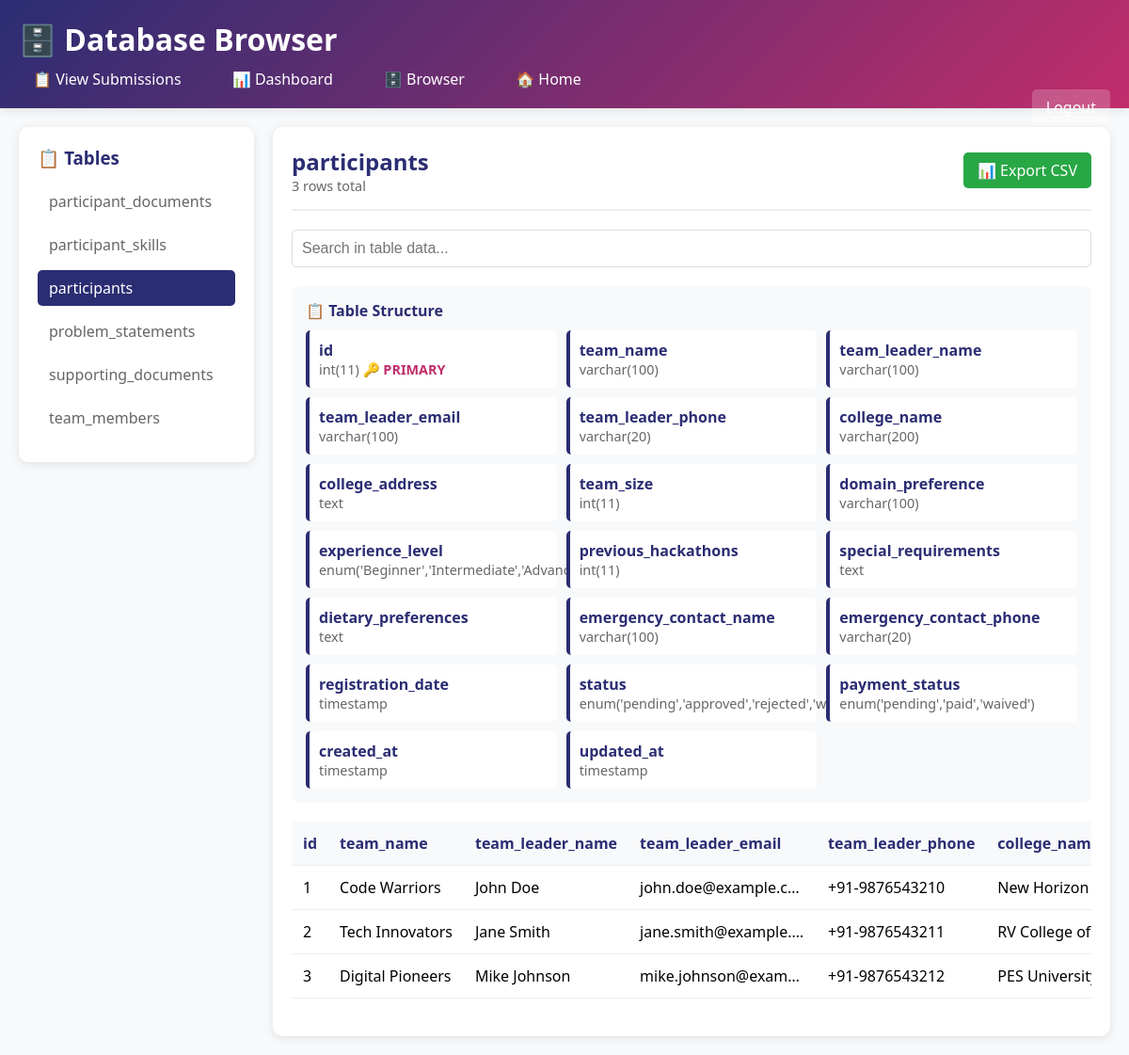
The page /admin/database_browser.php?table=participants (signed in) on the database its author committed.
### tables this page shows
CREATE TABLE IF NOT EXISTS participants (
    id INT AUTO_INCREMENT PRIMARY KEY,
    team_name VARCHAR(100) NOT NULL,
    team_leader_name VARCHAR(100) NOT NULL,
    team_leader_email VARCHAR(100) NOT NULL UNIQUE,
    team_leader_phone VARCHAR(20) NOT NULL,
    college_name VARCHAR(200) NOT NULL,
    college_address TEXT,
    team_size INT NOT NULL CHECK (team_size BETWEEN 2 AND 4),
    domain_preference VARCHAR(100),
    experience_level ENUM('Beginner', 'Intermediate', 'Advanced') DEFAULT 'Beginner',
    previous_hackathons INT DEFAULT 0,
    special_requirements TEXT,
    dietary_preferences TEXT,
    emergency_contact_name VARCHAR(100),
    emergency_contact_phone VARCHAR(20),
    registration_date TIMESTAMP DEFAULT CURRENT_TIMESTAMP,
    status ENUM('pending', 'approved', 'rejected', 'waitlist') DEFAULT 'pending',
    payment_status ENUM('pending', 'paid', 'waived') DEFAULT 'pending',
    created_at TIMESTAMP DEFAULT CURRENT_TIMESTAMP,
    updated_at TIMESTAMP DEFAULT CURRENT_TIMESTAMP ON UPDATE CURRENT_TIMESTAMP
);

### admin/database_browser.php (the view, shortened to what this page needs)
        <?php
try {
    $pdo = getDBConnection();
    $tables = [];
    if (DB_TYPE === 'mysql') {
        $stmt = $pdo->query("SHOW TABLES");
        while ($row = $stmt->fetch(PDO::FETCH_NUM)) {
            $tables[] = $row[0];
        }
    } else {
        $stmt = $pdo->query("SELECT name FROM sqlite_master WHERE type='table'");
        while ($row = $stmt->fetch()) {
            $tables[] = $row['name'];
        }
    }
    $selectedTable = $_GET['table'] ?? '';
    $tableData = [];
    $tableColumns = [];
    $tableInfo = [];
    if ($selectedTable && in_array($selectedTable, $tables)) {
        if (DB_TYPE === 'mysql') {
            $stmt = $pdo->query("DESCRIBE `$selectedTable`");
            $tableColumns = $stmt->fetchAll();
            $stmt = $pdo->query("SELECT COUNT(*) as count FROM `$selectedTable`");
            $tableInfo['row_count'] = $stmt->fetch()['count'];
        } else {
            $stmt = $pdo->query("PRAGMA table_info(`$selectedTable`)");
            $tableColumns = $stmt->fetchAll();
            $stmt = $pdo->query("SELECT COUNT(*) as count FROM `$selectedTable`");
            $tableInfo['row_count'] = $stmt->fetch()['count'];
        }
        $page = max(1, (int)($_GET['page'] ?? 1));
        $limit = 50;
        $offset = ($page - 1) * $limit;
        $stmt = $pdo->query("SELECT * FROM `$selectedTable` LIMIT $limit OFFSET $offset");
        $tableData = $stmt->fetchAll();
        $tableInfo['total_pages'] = ceil($tableInfo['row_count'] / $limit);
        $tableInfo['current_page'] = $page;
    }
} catch (Exception $e) {
    die("Error: " . $e->getMessage());
}
?>
<!DOCTYPE html>
<html lang="en">
<head>
</head>
<body>
    <div class="header">
        <h1>🗄️ Database Browser</h1>
        <div class="header-nav">
            <a href="view_submissions.php">📋 View Submissions</a>
            <a href="database_dashboard.php">📊 Dashboard</a>
            <a href="database_browser.php">🗄️ Browser</a>
            <a href="../index.html">🏠 Home</a>
        </div>
        <a href="?logout=1" class="logout">Logout</a>
    </div>
    <div class="container">
        <div class="sidebar">
            <h3>📋 Tables</h3>
            <ul class="table-list">
                <?php foreach ($tables as $table): ?>
                <li>
                    <a href="?table=<?= urlencode($table) ?>"
                       class="<?= $selectedTable === $table ? 'active' : '' ?>">
                        <?= htmlspecialchars($table) ?>
                    </a>
                </li>
                <?php endforeach; ?>
            </ul>
        </div>
        <div class="main-content">
            <?php if ($selectedTable): ?>
                <div class="table-header">
                    <div>
                        <h2 class="table-title"><?= htmlspecialchars($selectedTable) ?></h2>
                        <div class="table-stats">
                            <?= number_format($tableInfo['row_count']) ?> rows total
                        </div>
                    </div>
                    <div>
                        <a href="?table=<?= urlencode($selectedTable) ?>&export=csv" class="export-btn">📊 Export CSV</a>
                    </div>
                </div>
                <div class="column-info">
                    <h4>📋 Table Structure</h4>
                    <div class="column-grid">
                        <?php foreach ($tableColumns as $column): ?>
                        <div class="column-item">
                            <div class="column-name">
                                <?= htmlspecialchars(DB_TYPE === 'mysql' ? $column['Field'] : $column['name']) ?>
                            </div>
                            <div class="column-type">
                                <?= htmlspecialchars(DB_TYPE === 'mysql' ? $column['Type'] : $column['type']) ?>
                                <?php if (DB_TYPE === 'mysql' && $column['Key'] === 'PRI'): ?>
                                    <span style="color: #c12d6b; font-weight: bold;">🔑 PRIMARY</span>
                                <?php endif; ?>
                            </div>
                        </div>
                        <?php endforeach; ?>
                    </div>
                </div>
                <?php if (!empty($tableData)): ?>
                <div style="overflow-x: auto;">
                    <table class="data-table">
                        <thead>
                            <tr>
                                <?php foreach (array_keys($tableData[0]) as $column): ?>
                                <th><?= htmlspecialchars($column) ?></th>
                                <?php endforeach; ?>
                            </tr>
                        </thead>
                        <tbody>
                            <?php foreach ($tableData as $row): ?>
                            <tr>
                                <?php foreach ($row as $value): ?>
                                <td title="<?= htmlspecialchars($value) ?>">
                                    <?php if (is_null($value)): ?>
                                        <em style="color: #999;">NULL</em>
                                    <?php elseif (strlen($value) > 50): ?>
                                        <?= htmlspecialchars(substr($value, 0, 50)) ?>...
                                    <?php else: ?>
                                        <?= htmlspecialchars($value) ?>
                                    <?php endif; ?>
                                </td>
                                <?php endforeach; ?>
                            </tr>
                            <?php endforeach; ?>
                        </tbody>
                    </table>
                </div>
                <?php endif; ?>
            <?php endif; ?>
        </div>
    </div>
</body>
</html>

### admin/database_browser.php (style rules this page uses)
* { margin: 0; padding: 0; box-sizing: border-box; }
body { font-family: 'Segoe UI', Tahoma, Geneva, Verdana, sans-serif; background: #f8f9fa; }
.header { background: linear-gradient(135deg, #2b2d73, #c12d6b); color: white; padding: 20px; box-shadow: 0 2px 10px rgba(0,0,0,0.1); }
.header h1 { margin: 0; font-size: 2em; }
.header-nav { margin-top: 10px; }
.header-nav a { color: white; text-decoration: none; margin-right: 20px; padding: 8px 15px; border-radius: 5px; transition: background 0.3s; }
.logout { float: right; background: rgba(255,255,255,0.2); color: white; padding: 8px 15px; text-decoration: none; border-radius: 5px; }
.container { max-width: 1400px; margin: 0 auto; padding: 20px; }
.sidebar { width: 250px; background: white; border-radius: 10px; padding: 20px; box-shadow: 0 2px 10px rgba(0,0,0,0.1); float: left; margin-right: 20px; }
.sidebar h3 { color: #2b2d73; margin-bottom: 15px; }
.table-list { list-style: none; }
.table-list li { margin-bottom: 8px; }
.table-list a { color: #666; text-decoration: none; padding: 8px 12px; display: block; border-radius: 5px; transition: all 0.3s; }
.table-list a:hover, .table-list a.active { background: #2b2d73; color: white; }
.main-content { margin-left: 270px; background: white; border-radius: 10px; padding: 20px; box-shadow: 0 2px 10px rgba(0,0,0,0.1); min-height: 600px; }
.table-header { display: flex; justify-content: space-between; align-items: center; margin-bottom: 20px; padding-bottom: 15px; border-bottom: 2px solid #eee; }
.table-title { color: #2b2d73; font-size: 1.5em; }
.table-stats { color: #666; font-size: 0.9em; }
.data-table { width: 100%; border-collapse: collapse; margin-bottom: 20px; }
.data-table th, .data-table td { padding: 12px; text-align: left; border-bottom: 1px solid #eee; }
.data-table th { background: #f8f9fa; color: #2b2d73; font-weight: bold; position: sticky; top: 0; }
.data-table td { max-width: 200px; overflow: hidden; text-overflow: ellipsis; white-space: nowrap; }
.column-info { background: #f8f9fa; padding: 15px; border-radius: 8px; margin-bottom: 20px; }
.column-info h4 { color: #2b2d73; margin-bottom: 10px; }
.column-grid { display: grid; grid-template-columns: repeat(auto-fit, minmax(200px, 1fr)); gap: 10px; }
.column-item { background: white; padding: 10px; border-radius: 5px; border-left: 4px solid #2b2d73; }
.column-name { font-weight: bold; color: #2b2d73; }
.column-type { color: #666; font-size: 0.9em; }
.export-btn { background: #28a745; color: white; padding: 8px 15px; border: none; border-radius: 5px; cursor: pointer; text-decoration: none; display: inline-block; }

### rows shown on the page
participants: id "1", team_name "Code Warriors", team_leader_name "John Doe", team_leader_email "john.doe@example.c…", team_leader_phone "+91-9876543210", college_name "New Horizon College…"
participants: id "2", team_name "Tech Innovators", team_leader_name "Jane Smith", team_leader_email "jane.smith@example.…", team_leader_phone "+91-9876543211", college_name "RV College of Engine…"
participants: id "3", team_name "Digital Pioneers", team_leader_name "Mike Johnson", team_leader_email "mike.johnson@exam…", team_leader_phone "+91-9876543212", college_name "PES…"

### other values the page prints
$table "participant_documents"
$table "participant_skills"
$table "participants"
$table "problem_statements"
$table "supporting_documents"
$table "team_members"
$selectedTable "participants"
$tableInfo['row_count'] "3"
DB_TYPE === 'mysql' ? $column['Field'] : $column['name'] "id"
DB_TYPE === 'mysql' ? $column['Type'] : $column['type'] "int(11)"
DB_TYPE === 'mysql' ? $column['Field'] : $column['name'] "team_name"
DB_TYPE === 'mysql' ? $column['Type'] : $column['type'] "varchar(100)"
DB_TYPE === 'mysql' ? $column['Field'] : $column['name'] "team_leader_name"
DB_TYPE === 'mysql' ? $column['Field'] : $column['name'] "team_leader_email"
DB_TYPE === 'mysql' ? $column['Field'] : $column['name'] "team_leader_phone"
